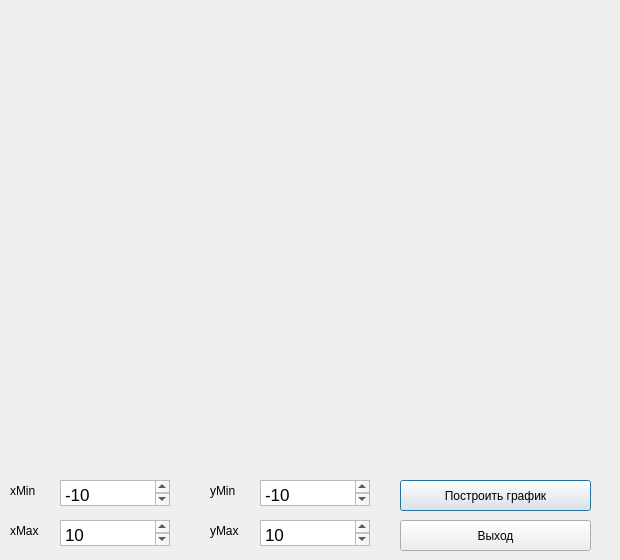
<?xml version="1.0" encoding="UTF-8"?>
<ui version="4.0">
 <class>Graph</class>
 <widget class="QDialog" name="Graph">
  <property name="geometry">
   <rect>
    <x>0</x>
    <y>0</y>
    <width>620</width>
    <height>560</height>
   </rect>
  </property>
  <property name="minimumSize">
   <size>
    <width>620</width>
    <height>560</height>
   </size>
  </property>
  <property name="maximumSize">
   <size>
    <width>620</width>
    <height>560</height>
   </size>
  </property>
  <property name="windowTitle">
   <string>Dialog</string>
  </property>
  <widget class="QCustomPlot" name="graphik" native="true">
   <property name="geometry">
    <rect>
     <x>0</x>
     <y>0</y>
     <width>621</width>
     <height>401</height>
    </rect>
   </property>
  </widget>
  <widget class="QLabel" name="label">
   <property name="geometry">
    <rect>
     <x>10</x>
     <y>470</y>
     <width>31</width>
     <height>41</height>
    </rect>
   </property>
   <property name="text">
    <string>xMin</string>
   </property>
  </widget>
  <widget class="QLabel" name="label_2">
   <property name="geometry">
    <rect>
     <x>10</x>
     <y>510</y>
     <width>31</width>
     <height>41</height>
    </rect>
   </property>
   <property name="text">
    <string>xMax</string>
   </property>
  </widget>
  <widget class="QTextEdit" name="xMin_value">
   <property name="geometry">
    <rect>
     <x>60</x>
     <y>480</y>
     <width>110</width>
     <height>26</height>
    </rect>
   </property>
   <property name="html">
    <string>&lt;!DOCTYPE HTML PUBLIC &quot;-//W3C//DTD HTML 4.0//EN&quot; &quot;http://www.w3.org/TR/REC-html40/strict.dtd&quot;&gt;
&lt;html&gt;&lt;head&gt;&lt;meta name=&quot;qrichtext&quot; content=&quot;1&quot; /&gt;&lt;meta charset=&quot;utf-8&quot; /&gt;&lt;style type=&quot;text/css&quot;&gt;
p, li { white-space: pre-wrap; }
&lt;/style&gt;&lt;/head&gt;&lt;body style=&quot; font-family:'.AppleSystemUIFont'; font-size:13pt; font-weight:400; font-style:normal;&quot;&gt;
&lt;p style=&quot; margin-top:0px; margin-bottom:0px; margin-left:0px; margin-right:0px; -qt-block-indent:0; text-indent:0px;&quot;&gt;-10&lt;/p&gt;&lt;/body&gt;&lt;/html&gt;</string>
   </property>
  </widget>
  <widget class="QTextEdit" name="xMax_value">
   <property name="geometry">
    <rect>
     <x>60</x>
     <y>520</y>
     <width>110</width>
     <height>26</height>
    </rect>
   </property>
   <property name="html">
    <string>&lt;!DOCTYPE HTML PUBLIC &quot;-//W3C//DTD HTML 4.0//EN&quot; &quot;http://www.w3.org/TR/REC-html40/strict.dtd&quot;&gt;
&lt;html&gt;&lt;head&gt;&lt;meta name=&quot;qrichtext&quot; content=&quot;1&quot; /&gt;&lt;meta charset=&quot;utf-8&quot; /&gt;&lt;style type=&quot;text/css&quot;&gt;
p, li { white-space: pre-wrap; }
&lt;/style&gt;&lt;/head&gt;&lt;body style=&quot; font-family:'.AppleSystemUIFont'; font-size:13pt; font-weight:400; font-style:normal;&quot;&gt;
&lt;p style=&quot; margin-top:0px; margin-bottom:0px; margin-left:0px; margin-right:0px; -qt-block-indent:0; text-indent:0px;&quot;&gt;10&lt;/p&gt;&lt;/body&gt;&lt;/html&gt;</string>
   </property>
  </widget>
  <widget class="QTextEdit" name="yMin_value">
   <property name="geometry">
    <rect>
     <x>260</x>
     <y>480</y>
     <width>110</width>
     <height>26</height>
    </rect>
   </property>
   <property name="html">
    <string>&lt;!DOCTYPE HTML PUBLIC &quot;-//W3C//DTD HTML 4.0//EN&quot; &quot;http://www.w3.org/TR/REC-html40/strict.dtd&quot;&gt;
&lt;html&gt;&lt;head&gt;&lt;meta name=&quot;qrichtext&quot; content=&quot;1&quot; /&gt;&lt;meta charset=&quot;utf-8&quot; /&gt;&lt;style type=&quot;text/css&quot;&gt;
p, li { white-space: pre-wrap; }
&lt;/style&gt;&lt;/head&gt;&lt;body style=&quot; font-family:'.AppleSystemUIFont'; font-size:13pt; font-weight:400; font-style:normal;&quot;&gt;
&lt;p style=&quot; margin-top:0px; margin-bottom:0px; margin-left:0px; margin-right:0px; -qt-block-indent:0; text-indent:0px;&quot;&gt;-10&lt;/p&gt;&lt;/body&gt;&lt;/html&gt;</string>
   </property>
  </widget>
  <widget class="QTextEdit" name="yMax_value">
   <property name="geometry">
    <rect>
     <x>260</x>
     <y>520</y>
     <width>110</width>
     <height>26</height>
    </rect>
   </property>
   <property name="html">
    <string>&lt;!DOCTYPE HTML PUBLIC &quot;-//W3C//DTD HTML 4.0//EN&quot; &quot;http://www.w3.org/TR/REC-html40/strict.dtd&quot;&gt;
&lt;html&gt;&lt;head&gt;&lt;meta name=&quot;qrichtext&quot; content=&quot;1&quot; /&gt;&lt;meta charset=&quot;utf-8&quot; /&gt;&lt;style type=&quot;text/css&quot;&gt;
p, li { white-space: pre-wrap; }
&lt;/style&gt;&lt;/head&gt;&lt;body style=&quot; font-family:'.AppleSystemUIFont'; font-size:13pt; font-weight:400; font-style:normal;&quot;&gt;
&lt;p style=&quot; margin-top:0px; margin-bottom:0px; margin-left:0px; margin-right:0px; -qt-block-indent:0; text-indent:0px;&quot;&gt;10&lt;/p&gt;&lt;/body&gt;&lt;/html&gt;</string>
   </property>
  </widget>
  <widget class="QLabel" name="label_3">
   <property name="geometry">
    <rect>
     <x>210</x>
     <y>470</y>
     <width>31</width>
     <height>41</height>
    </rect>
   </property>
   <property name="text">
    <string>yMin</string>
   </property>
  </widget>
  <widget class="QLabel" name="label_4">
   <property name="geometry">
    <rect>
     <x>210</x>
     <y>510</y>
     <width>31</width>
     <height>41</height>
    </rect>
   </property>
   <property name="text">
    <string>yMax</string>
   </property>
  </widget>
  <widget class="QPushButton" name="print">
   <property name="geometry">
    <rect>
     <x>400</x>
     <y>480</y>
     <width>191</width>
     <height>31</height>
    </rect>
   </property>
   <property name="text">
    <string>Построить график</string>
   </property>
  </widget>
  <widget class="QPushButton" name="quit">
   <property name="geometry">
    <rect>
     <x>400</x>
     <y>520</y>
     <width>191</width>
     <height>31</height>
    </rect>
   </property>
   <property name="text">
    <string>Выход</string>
   </property>
  </widget>
  <widget class="QLabel" name="function">
   <property name="geometry">
    <rect>
     <x>10</x>
     <y>420</y>
     <width>591</width>
     <height>41</height>
    </rect>
   </property>
   <property name="font">
    <font>
     <pointsize>13</pointsize>
    </font>
   </property>
   <property name="text">
    <string/>
   </property>
   <property name="alignment">
    <set>Qt::AlignCenter</set>
   </property>
  </widget>
 </widget>
 <customwidgets>
  <customwidget>
   <class>QCustomPlot</class>
   <extends>QWidget</extends>
   <header>qcustomplot.h</header>
   <container>1</container>
  </customwidget>
 </customwidgets>
 <resources/>
 <connections/>
</ui>
